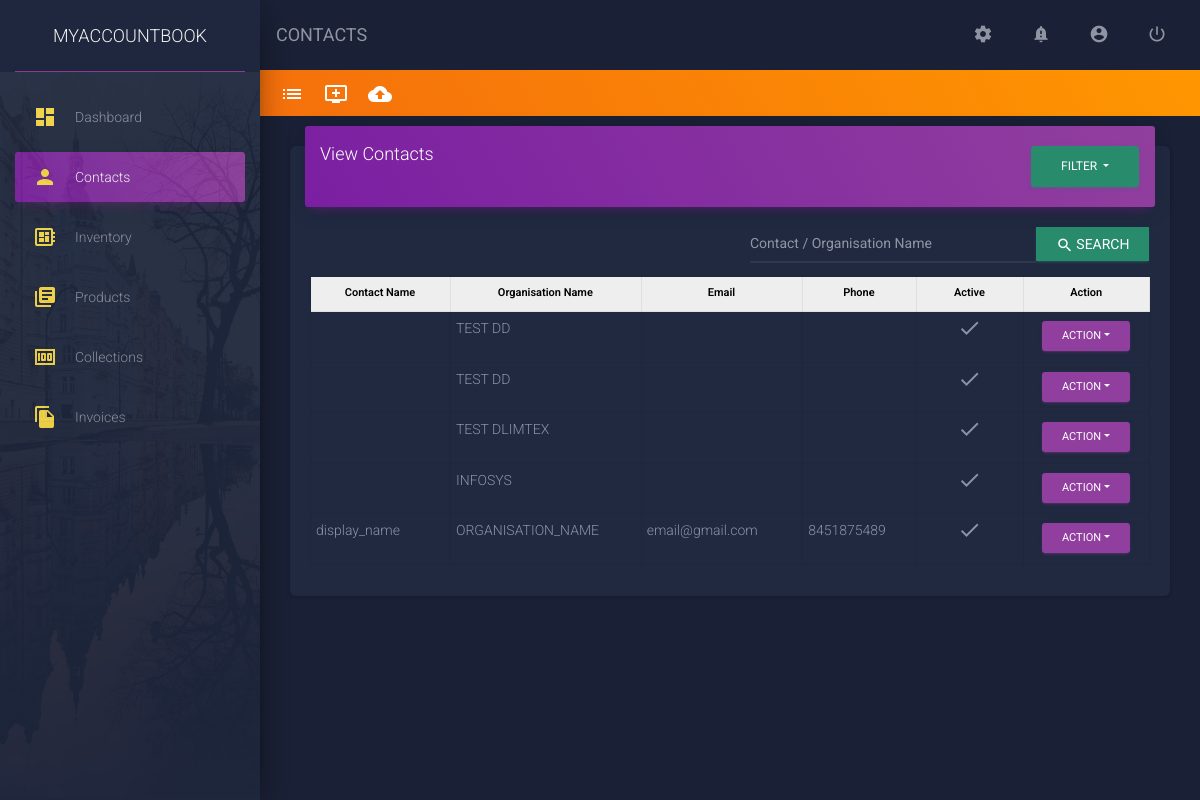
Screenshot of /contacts/ (signed in) with the database file from the repository.
### app/models/contacts_model.py (models this page shows, shortened)
class Contacts(models.Model):
    user = models.ForeignKey(User, on_delete = models.CASCADE, db_index = True, null = True,)
    app_id = models.CharField(
        max_length = 30,
        db_index = True,
        blank = True,
        null = True,
    )
    is_imported_user = models.BooleanField(
        default = False,
        db_index = True,
        choices = user_constants.IS_TRUE,
        blank = True,
    )
    imported_user = models.ForeignKey(
        User,
        related_name = 'imported_user',
        db_index = True,
        blank = True,
        null = True,
        on_delete = models.SET_NULL,
    )
    customer_type = models.IntegerField(
        db_index = True,
        choices = user_constants.CUSTOMER_TYPE,
        default = 1,
        null = True,
        blank = True,
    )
    is_sub_customer = models.IntegerField(
        choices = user_constants.IS_SUB_CUSTOMER,
        default = 1,
        db_index = True,
        null = True,
        blank = True,
    )
    salutation = models.IntegerField(
        db_index = True,
        default = 0,
        choices = user_constants.SALUTATIONS,
    )
    contact_name = models.CharField(
        max_length = 250,
        blank = False,
        null = False,
        db_index = True,
    )
    display_name = models.CharField(
        max_length = 250,
        blank = True,
        null = True,
        db_index = True,
    )
    organization_type = models.IntegerField(
        db_index = True,
        choices = user_constants.ORGANIZATION_TYPE,
        default = 1,
    )
    organization_name = models.CharField(
        max_length = 250,
        db_index = False,
        blank = False,
        null = True,
    )
    is_msme_reg = models.BooleanField(
        db_index = True,
        choices = user_constants.IS_TRUE,
        default = False,
    )
    email = models.EmailField(
        blank = True,
        null = True,
        db_index = True,
    )
    phone = models.CharField(
        max_length = 250,
        db_index = True,
        blank = True,
        null = True,
    )
    website = models.CharField(
        max_length = 250,
        db_index = True,
        blank = True,
        null = True,
    )
    facebook = models.CharField(
        blank = True,
        null = True,
        max_length = 250,
    )
    twitter = models.CharField(
        blank = True,
        null = True,
        max_length = 250,
    )
    is_active = models.BooleanField(
        db_index = True,
        choices =  user_constants.IS_TRUE,
        default = True,
    )
    notes = models.TextField(
        blank = True,
        null = True,
    )
    attachements = models.FileField(
        upload_to = attachments_rename,
        db_index = True,
        blank = True,
        null = True,
    )
    created_on = models.DateTimeField(
        auto_now = True,
        db_index = True,
    )
    updated_on = models.DateTimeField(
        auto_now = False,
        db_index = True,
        null = True,
    )
    class Meta:
        verbose_name_plural = 'contacts_tbl'

### app/views/contacts.py (the view, shortened to what this page needs)
# urls.py: path('contacts/', never_cache(login_required(contacts.ContactsView.as_view())), name = 'contacts'),
class ContactsView(View):
    template_name = 'app/app_files/contacts/base.html'
    data = defaultdict()
    data["view"] = ""
    data["contacts"] = {}
    data["active_link"] = 'Contacts'
    data["breadcrumb_title"] = 'CONTACTS'
    data["css_files"] = []
    data["js_files"] = ['custom_files/js/contacts.js']
    data["included_template"] = 'app/app_files/contacts/view_contacts.html'
    def get(self, request):
        a = str(request)
        x = a[-4:-1]
        search = request.GET.get('search',False)
        contacts = contacts_model.Contacts.objects.filter(user = request.user)
        if search:
            contacts = contacts.filter(
                Q(contact_name__contains = search) |
                Q(display_name__contains = search) |
                Q(organization_name__contains = search)
            )
        self.data["contacts"] = contacts
        return render(request, self.template_name, self.data)

### app/templatetags/common_filters.py (called while the page is built)
@register.simple_tag
def load_css_files(scripts = list()):
    html = []
    for script in scripts:
        html.append('<link rel="stylesheet" href="'+settings.STATIC_URL+script+'"/>')
    return safestring.mark_safe(''.join(html))

@register.simple_tag
def load_javascript_files(scripts = list()):
    html = []
    for script in scripts:
        html.append('<script src="'+settings.STATIC_URL+script+'"></script>')
    return safestring.mark_safe(''.join(html))

### app/templates/app/app_files/contacts/base.html
{% extends 'app/base/base.html' %}
{% load static %}
{% load common_filters %}
{% load pagination %}
{% block content %}
<div class="row custom-row" style="padding:10px; background: linear-gradient(60deg,#f5700c,#ff9800);">
    <ul style="list-style:none; margin:0px; color:#FFFFFF; padding:0px;">
        <li class="nav-item" style="float:left;padding:0px 10px;">
            <a href="{% url 'contacts' %}" style="color:#FFFFFF; text-decoration:none; font-size: 20px;" title="View Contacts As List">
                <i class="material-icons">list</i>
            </a>
        </li>
        <li class="nav-item" style="float:left;padding:0px 10px;">
            <a href="{% url 'add-contacts' %}" style="color:#FFFFFF; text-decoration:none; font-size: 20px;" title="Add Contact">
                <i class="material-icons">add_to_queue</i>
            </a>
        </li>
        <li class="nav-item" style="float:left;padding:0px 10px;">
            <a href="{% url 'contacts-upload' 'views' %}" style="color:#FFFFFF; text-decoration:none; font-size: 20px;" title="Upload Contacts">
                <i class="material-icons">cloud_upload</i>
            </a>
        </li>
    </ul>
</div>
<div class="container">
    {% include included_template %}
</div>
{% endblock %}

### app/templates/app/app_files/contacts/view_contacts.html (shortened to what this page needs)
<div class="row">
    <div class="col-lg-12">
        <div class="card">
            <div class="card-header card-header-primary">
                <div class="row">
                <div class="col">
                    <h4 class="card-title ">View Contacts</h4>
                </div>
                <div class="col" >
                    <form action="{% url 'contacts' %}" method="get">
                        <div class="dropdown">
                            <button class="btn btn-success dropdown-toggle" type="button" id="dropdownMenuButton" data-toggle="dropdown"data-display="static" aria-haspopup="true" aria-expanded="false" style="float: right;">
                                Filter
                            </button>
                        </div>
                        </form>
                </div>
                </div>
            </div>
            <div class="card-body">
                <form method="get">
                    <div class="input-group pull-right" style="width:400px; margin-bottom:10px;">
                    <input name="search" type="text" class="form-control" placeholder="Contact / Organisation Name" style="height: 41px !important">
                    <div class="input-group-append">
                        <button class="btn btn-sm btn-success" type="submit()" style="border-radius:0px;">
                            <i class="material-icons">search</i> <span style="font-size:14px;">Search</span>
                        </button>
                    </div>
                    </div>
                </form>
                <div class="table">
                    <table class=" table-bordered" width="100%" cellspacing="0">
                        <thead  style="background-color: #EEEEEE; color:#000000; font-size:11px">
                            <th class="text-center" style="color:#000000; font-size:11px;width: 13%">Contact Name</th>
                            <th class="text-center" style="color:#000000; font-size:11px;width: 15%">Organisation Name</th>
                            <th class="text-center" style="color:#000000; font-size:11px;width: 15%">Email</th>
                            <th class="text-center" style="color:#000000; font-size:11px;width: 10%">Phone</th>
                            <th class="text-center" style="color:#000000; font-size:11px;width: 10%">Active</th>
                            <th class="text-center" style="color:#000000; font-size:11px;width: 10%;">Action</th>
                        </thead>
                        <tbody>
                            {% for contact in contacts %}
                                <tr id="t{{contact.id}}">
                                    <td>{{contact.display_name|default_if_none:""}}</td>
                                    <td>{{contact.organization_name|default_if_none:""|upper}}</td>
                                    <td>{{contact.email|default_if_none:""}}</td>
                                    <td>{{contact.phone|default_if_none:""}}</td>
                                    <td class="text-center">
                                        {% if contact.is_active %}
                                            <i id="{{contact.id}}" class="material-icons">check</i>
                                        {% else %}
                                            <i id="{{contact.id}}" class="material-icons">clear</i>
                                        {% endif %}
                                    </td>
                                    <td class="text-center">
                                        <div class="dropdown">
                                            <button class="btn btn-primary dropdown-toggle btn-sm" type="button" id="dropdownMenuButton" data-toggle="dropdown" aria-haspopup="true" aria-expanded="false" >Action</button>
                                        </div>
                                    </td>
                                </tr>
                            {% endfor %}
                        </tbody>
                    </table>
                </div>
            </div>
        </div>
    </div>
</div>

### app/static/custom_files/css/common.css (style rules this page uses)
@media (min-width: 1200px) { .container { width:100% !important; } }
@media (min-width: 1200px) { .custom-row { margin-right: -3.75rem; } }
.custom-row { padding: 10px; background: linear-gradient(60deg,#f5700c,#ff9800); }
.form-control { height: 20px !important; }
.table th, .table td { padding: 4px 6px 6px 5px; }
#template_body h3, h4,h5 { margin-bottom: 3px; }

### rows the page displays
Contacts: organization_name "TEST DD"
Contacts: organization_name "TEST DD"
Contacts: organization_name "TEST DLIMTEX"
Contacts: organization_name "INFOSYS"
Contacts: display_name "display_name", organization_name "ORGANISATION_NAME", email "email@gmail.com", phone "8451875489"

### other values shown
{{ breadcrumb_title }} "CONTACTS"
